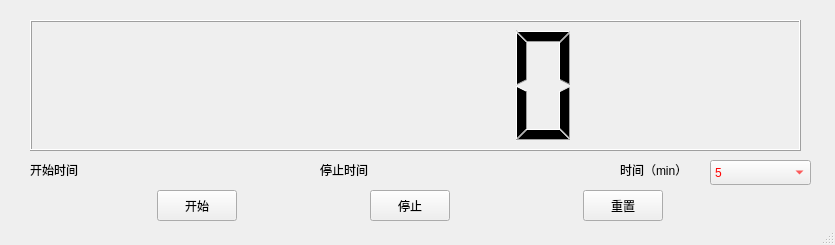
<?xml version="1.0" encoding="UTF-8"?>
<ui version="4.0">
 <class>daojishi</class>
 <widget class="QMainWindow" name="daojishi">
  <property name="geometry">
   <rect>
    <x>0</x>
    <y>0</y>
    <width>835</width>
    <height>245</height>
   </rect>
  </property>
  <property name="windowTitle">
   <string>daojishi</string>
  </property>
  <widget class="QWidget" name="centralwidget">
   <widget class="QWidget" name="horizontalLayoutWidget">
    <property name="geometry">
     <rect>
      <x>30</x>
      <y>190</y>
      <width>761</width>
      <height>31</height>
     </rect>
    </property>
    <layout class="QHBoxLayout" name="horizontalLayout">
     <item>
      <widget class="QPushButton" name="pushButton">
       <property name="sizePolicy">
        <sizepolicy hsizetype="Maximum" vsizetype="Minimum">
         <horstretch>1</horstretch>
         <verstretch>1</verstretch>
        </sizepolicy>
       </property>
       <property name="text">
        <string>开始</string>
       </property>
      </widget>
     </item>
     <item>
      <widget class="QPushButton" name="pushButton_2">
       <property name="sizePolicy">
        <sizepolicy hsizetype="Maximum" vsizetype="Minimum">
         <horstretch>0</horstretch>
         <verstretch>0</verstretch>
        </sizepolicy>
       </property>
       <property name="text">
        <string>停止</string>
       </property>
      </widget>
     </item>
     <item>
      <widget class="QPushButton" name="pushButton_3">
       <property name="sizePolicy">
        <sizepolicy hsizetype="Maximum" vsizetype="Minimum">
         <horstretch>0</horstretch>
         <verstretch>0</verstretch>
        </sizepolicy>
       </property>
       <property name="text">
        <string>重置</string>
       </property>
      </widget>
     </item>
    </layout>
   </widget>
   <widget class="QLCDNumber" name="lcdNumber">
    <property name="geometry">
     <rect>
      <x>30</x>
      <y>20</y>
      <width>771</width>
      <height>131</height>
     </rect>
    </property>
   </widget>
   <widget class="QLabel" name="label">
    <property name="geometry">
     <rect>
      <x>30</x>
      <y>160</y>
      <width>291</width>
      <height>19</height>
     </rect>
    </property>
    <property name="text">
     <string>开始时间</string>
    </property>
   </widget>
   <widget class="QComboBox" name="comboBox">
    <property name="geometry">
     <rect>
      <x>710</x>
      <y>160</y>
      <width>101</width>
      <height>25</height>
     </rect>
    </property>
    <property name="styleSheet">
     <string notr="true">color: rgb(255, 0, 0);</string>
    </property>
    <item>
     <property name="text">
      <string>5</string>
     </property>
    </item>
    <item>
     <property name="text">
      <string>10</string>
     </property>
    </item>
    <item>
     <property name="text">
      <string>15</string>
     </property>
    </item>
    <item>
     <property name="text">
      <string>20</string>
     </property>
    </item>
    <item>
     <property name="text">
      <string>25</string>
     </property>
    </item>
    <item>
     <property name="text">
      <string>30</string>
     </property>
    </item>
    <item>
     <property name="text">
      <string>35</string>
     </property>
    </item>
    <item>
     <property name="text">
      <string>40</string>
     </property>
    </item>
    <item>
     <property name="text">
      <string>45</string>
     </property>
    </item>
    <item>
     <property name="text">
      <string>50</string>
     </property>
    </item>
    <item>
     <property name="text">
      <string>55</string>
     </property>
    </item>
    <item>
     <property name="text">
      <string>60</string>
     </property>
    </item>
    <item>
     <property name="text">
      <string>65</string>
     </property>
    </item>
   </widget>
   <widget class="QLabel" name="label_2">
    <property name="geometry">
     <rect>
      <x>620</x>
      <y>160</y>
      <width>91</width>
      <height>20</height>
     </rect>
    </property>
    <property name="text">
     <string>时间（min）</string>
    </property>
   </widget>
   <widget class="QLabel" name="label_3">
    <property name="geometry">
     <rect>
      <x>320</x>
      <y>160</y>
      <width>291</width>
      <height>19</height>
     </rect>
    </property>
    <property name="text">
     <string>停止时间</string>
    </property>
   </widget>
  </widget>
  <widget class="QStatusBar" name="statusbar"/>
 </widget>
 <resources/>
 <connections/>
</ui>
